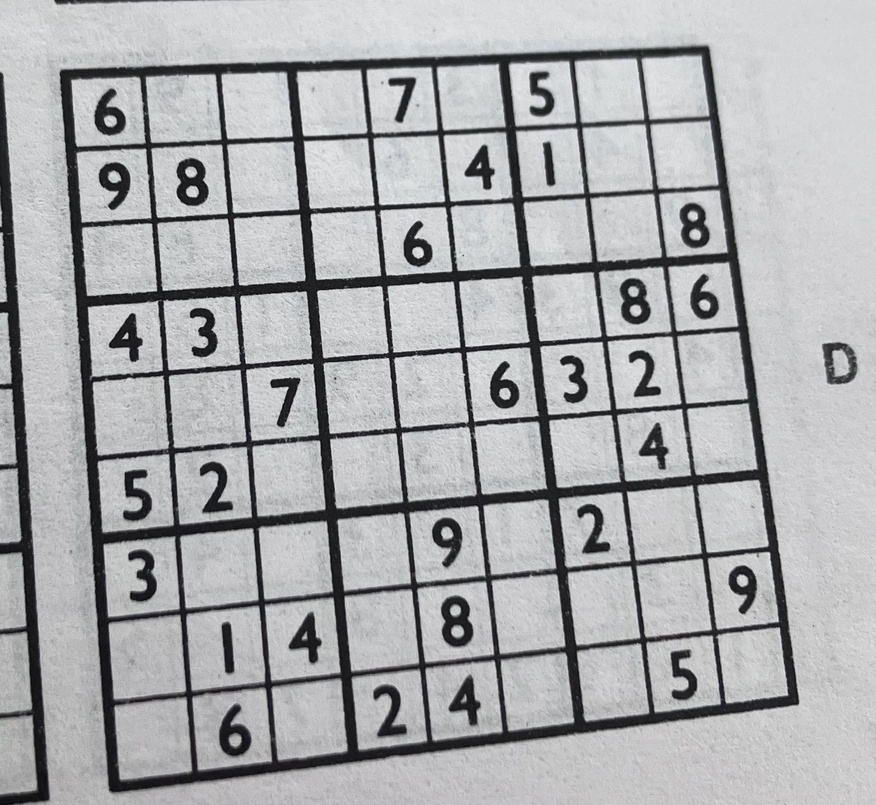
#> input picture test_sudokus/5.jpg, 876 x 805 px, shrunk from 1903 x 1748 before the run
$ python lambda_function.py
#> lines starting #> are read from the running program, lines starting #| are printed output that depends on the picture; after the words box and inside, x2 and y2 are one past the last pixel; in counts of white or black regions, pixels touching at a corner belong together
### utils.py
import cv2
import numpy as np
import pytesseract

class Utils:

    def preprocess_original_image(self, image):
        img_gray = cv2.cvtColor(image, cv2.COLOR_BGR2GRAY)
        img_blur = cv2.GaussianBlur(img_gray, (5, 5), 3)
        img_threshold = self.thresholdify_image(img_blur)
        return img_threshold

    def thresholdify_image(self, image):
        img_threshold = cv2.adaptiveThreshold(image.astype(np.uint8),
                                              255,
                                              cv2.ADAPTIVE_THRESH_MEAN_C,
                                              cv2.THRESH_BINARY, 11, 3)
        return 255 - img_threshold

    def largest_contour(self, image):
        contours, h = cv2.findContours(
                image, cv2.RETR_TREE, cv2.CHAIN_APPROX_SIMPLE)
        return max(contours, key=cv2.contourArea)

    def cut_out_sudoku(self, image, contour):
        x, y, w, h = cv2.boundingRect(contour)
        image = image[y:y + h, x:x + w]
        contour[:, 0, 0] -= x
        contour[:, 0, 1] -= y
        return self.transform_perspective(image, contour)

    def transform_perspective(self, image, contour, side_length=300):
        corners = self.get_corner_points(contour)
        pt_A, pt_B, pt_C, pt_D = corners[0], corners[1], corners[2], corners[3]
        input_pts = np.float32([pt_A, pt_B, pt_C, pt_D])
        output_pts = np.float32([[0, 0],
                        [0, side_length - 1],
                        [side_length - 1, side_length - 1],
                        [side_length - 1, 0]])
        M = cv2.getPerspectiveTransform(input_pts,output_pts)
        transformed_image = cv2.warpPerspective(image,M,(side_length, side_length),flags=cv2.INTER_LINEAR)
        transformed_image = cv2.flip(transformed_image, 1)
        return transformed_image

    # [6 lines left out: function zoom_at, not called in this run]


    @staticmethod
    def get_corner_points(contour):
        contour_points = np.array(contour)
        hull = cv2.convexHull(contour_points)
        epsilon = 0.1 * cv2.arcLength(hull, True)
        approx_corners = cv2.approxPolyDP(hull, epsilon, True)
        return approx_corners[:, 0, :]

    def segment_image(self, sudoku_image):
        cells = []
        img_gray = cv2.cvtColor(sudoku_image, cv2.COLOR_BGR2GRAY)
        img_blur = cv2.GaussianBlur(img_gray, (5, 5), 3)
        img_threshold = self.thresholdify_image(img_blur)
    # [23 lines of commented-out code are left out]
        cell_side_length = sudoku_image.shape[0] // 9
        for i in range(9):
            for j in range(9):
                cell = sudoku_image[i*cell_side_length:(i+1)*cell_side_length, j*cell_side_length:(j+1)*cell_side_length]
                cells.append(cell)
        return cells


    # [18 lines left out: function preprocess_cell_image, not called in this run]

    def predict_numbers(self, cells_images):
        sudoku_string = ''
        for cell_image in cells_images:
            prediction = pytesseract.image_to_string(cell_image, config='--psm 10 -c tessedit_char_whitelist=123456789')
            # doing this because tesseract returns stuff like '1\n' instead of '1'
            prediction = prediction.strip()
            # if the prediction is neither a single digit or empty, then tesseract probably detected either the left or right border of the cell as '1'
            # and created something like '121' or '12' or '21' instead of '2'
            if len(prediction) > 1:
                if prediction[0] == '1':
                    prediction = prediction[1]
                elif prediction[-1] == '1':
                    prediction = prediction[-2]
            if prediction == '' or int(prediction) > 9:
                prediction = '.'
            sudoku_string += prediction

        return sudoku_string


### sudoku_extractor.py
from utils import Utils

class SudokuExtractor:

    def __init__(self, image):
        self.utils = Utils()
        self.image = image
        self.image_copy = image.copy()

        self.preprocess_image_for_sudoku_edge_detection()
        self.sudoku_grid = self.find_grid()
        self.sudoku_array = self.find_numbers()

    def preprocess_image_for_sudoku_edge_detection(self):
        '''
        preprocess original image for edge detection
        '''
        self.image = self.utils.preprocess_original_image(self.image)

    def find_grid(self):
        '''
        find sudoku grid in the preprocessed sudoku image
        '''
        contour = self.utils.largest_contour(self.image.copy())
        perspective_transformed_cut_out_sudoku = self.utils.cut_out_sudoku(self.image_copy, contour)
        return perspective_transformed_cut_out_sudoku

    def find_numbers(self):
        '''
        find the numbers in the preprocessed sudoku grid and return sudoku array
        '''
        cells_images = self.utils.segment_image(self.sudoku_grid)
        sudoku_array = self.utils.predict_numbers(cells_images)
        return sudoku_array

### lambda_function.py
import json

# import boto3      #TODO uncomment in lambda
# this library allows interaction with AWS services

from time import gmtime, strftime
from io import BytesIO
import base64
import uuid

from PIL import Image
import numpy as np

from sudoku_extractor import SudokuExtractor
from sudoku_solver import SudokuSolver

now = strftime("%a, %d %b %Y %H:%M:%S +0000", gmtime())


def lambda_handler(event, context):
    image_data = event['body']['image']             #get the image
    image_bytes = base64.b64decode(image_data)      #decode image
    image = Image.open(BytesIO(image_bytes))        #open the image
#> image is the input picture: PIL image 876x805 RGB; mean R, G, B 170, 170.7, 172.6


    img_array = np.array(image)

    # extract the sudoku and create sudoku array
    sudoku_extractor = SudokuExtractor(image=img_array)
#> in preprocess_original_image, `img_blur = cv2.GaussianBlur(img_gray, (5, 5), 3)`:
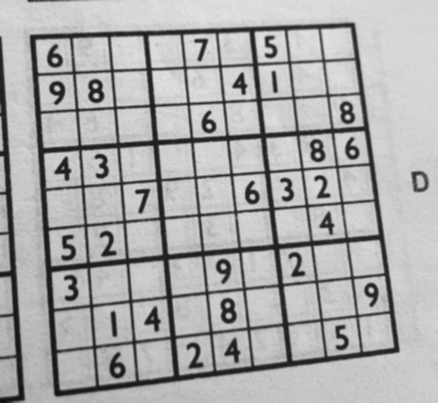
#> img_blur: shape (805, 876) (shown at 1/2 size); min 16, max 226, mean 171.1
#> in thresholdify_image, `img_threshold = cv2.adaptiveThreshold(image.astype(np.uint8), 255, cv2..`:
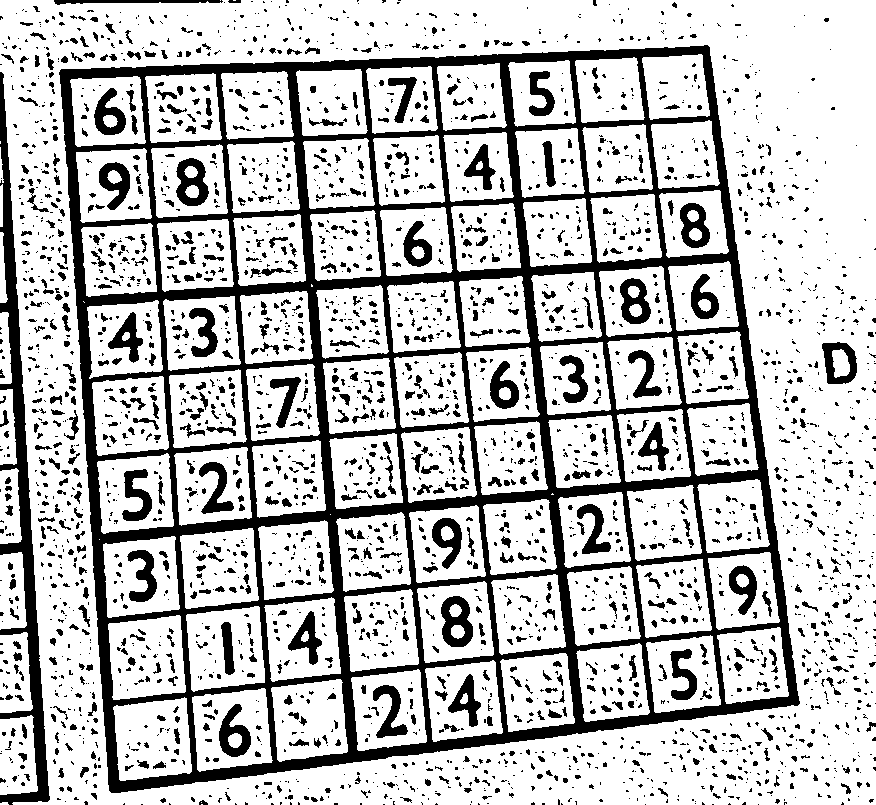
#> img_threshold: shape (805, 876); 75.5% white; 3083 black regions (2254 under 20 px), largest, box (x1, y1, x2, y2) and area: (59, 45, 800, 793) 95033, (0, 72, 50, 805) 8446, (441, 596, 473, 647) 1026
#> in largest_contour, `contours, h = cv2.findContours( image, cv2.RETR_TREE, cv2.CHAIN_APPROX..`: contours = 3213 contours, 2668 with area under 20; largest, box (x1, y1, x2, y2) and area: (59, 45, 800, 793) 465708, (0, 72, 50, 805) 7553, (185, 605, 266, 693) 5792, (107, 614, 187, 701) 5730, (191, 687, 274, 773) 5684
#> in find_grid, `contour = self.utils.largest_contour(self.image.copy())`: contour = contour of 633 points, box (x1, y1, x2, y2) (59, 45, 800, 793), area 465708
#> in cut_out_sudoku, `x, y, w, h = cv2.boundingRect(contour)`: x = 59; y = 45; w = 741; h = 748
#> in cut_out_sudoku, `image = image[y:y + h, x:x + w]`:
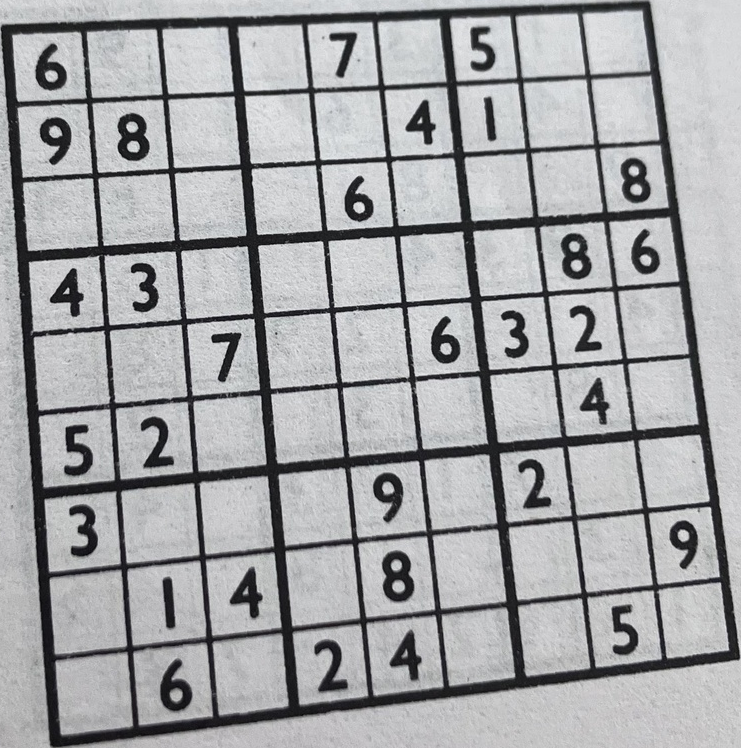
#> image: shape (748, 741, 3); mean of channels 0, 1, 2 164, 164.9, 166.9; drawn as R, G, B
#> in get_corner_points, `contour_points = np.array(contour)`: contour_points = contour of 633 points, box (x1, y1, x2, y2) (0, 0, 741, 748), area 465708
#> in get_corner_points, `hull = cv2.convexHull(contour_points)`: hull = contour of 24 points, box (x1, y1, x2, y2) (0, 0, 741, 748), area 468636
#> in get_corner_points, `epsilon = 0.1 * cv2.arcLength(hull, True)`: epsilon = 273.2
#> in get_corner_points, `approx_corners = cv2.approxPolyDP(hull, epsilon, True)`: approx_corners = [[648, 0], [740, 658], [52, 747], [1, 25]]
#> in transform_perspective, `pt_A, pt_B, pt_C, pt_D = corners[0], corners[1], corners[2], corners[3]`: pt_A = [648, 0]; pt_B = [740, 658]; pt_C = [52, 747]; pt_D = [1, 25]
#> in transform_perspective, `input_pts = np.float32([pt_A, pt_B, pt_C, pt_D])`: input_pts = [[648, 0], [740, 658], [52, 747], [1, 25]]
#> in transform_perspective, `M = cv2.getPerspectiveTransform(input_pts,output_pts)`: M = [[-0.461, 0.0644, 298.7], [0.0172, 0.446, -11.17], [-0.00012, 0.000115, 1]]
#> in transform_perspective, `transformed_image = cv2.warpPerspective(image,M,(side_length, side_len..`:
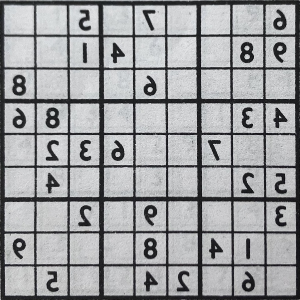
#> transformed_image: shape (300, 300, 3); mean of channels 0, 1, 2 158.8, 159.8, 161.9; drawn as R, G, B
#> in transform_perspective, `transformed_image = cv2.flip(transformed_image, 1)`:
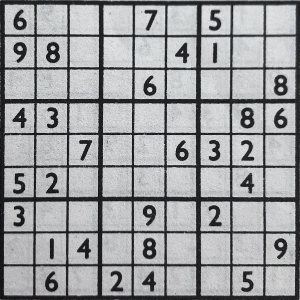
#> transformed_image: shape (300, 300, 3); mean of channels 0, 1, 2 158.8, 159.8, 161.9; drawn as R, G, B
#> in segment_image, `img_blur = cv2.GaussianBlur(img_gray, (5, 5), 3)`:
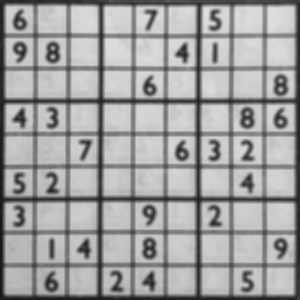
#> img_blur: shape (300, 300); min 22, max 223, mean 160
#> in thresholdify_image (call 2), `img_threshold = cv2.adaptiveThreshold(image.astype(np.uint8), 255, cv2..`:
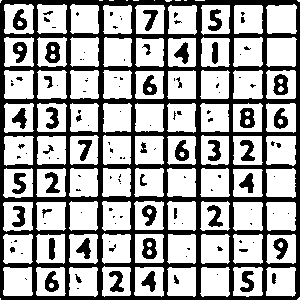
#> img_threshold: shape (300, 300); 64.6% white; 136 black regions (85 under 20 px), largest, box (x1, y1, x2, y2) and area: (0, 0, 300, 300) 25388, (45, 42, 60, 63) 221, (142, 238, 157, 259) 217
#> after the loop in segment_image, `for i in range(9):`: cells = 81 items
#> the loop in predict_numbers, `for cell_image in cells_images:` made 1 pass
#> after the loop in predict_numbers, `for cell_image in cells_images:`: sudoku_string = ''
    sudoku = sudoku_extractor.sudoku_array

    # send sudoku array back to user so that they can correct it
    sudoku_response_array = sudoku
    print('sudoku array: ', sudoku_response_array)

    response_body = {'sudoku': sudoku_response_array}

    response = {
        'statusCode': 200,
        'headers': {'Content-Type': 'application/json'},
        'body': json.dumps(response_body)
    }

    return response


# #TODO comment in lambda, here for testing
if __name__ == '__main__':

    #current_directory = os.getcwd()
    #print("Current working directory:", current_directory)

    img_path = 'test_sudokus/5.jpg'
    with open(img_path, 'rb') as image_file:
        image_data = image_file.read()

    encoded_data = base64.b64encode(image_data).decode('utf-8')

    event = {'body': {'image': encoded_data}}
#> (the run stopped early here; a loop or call above may not have finished)
